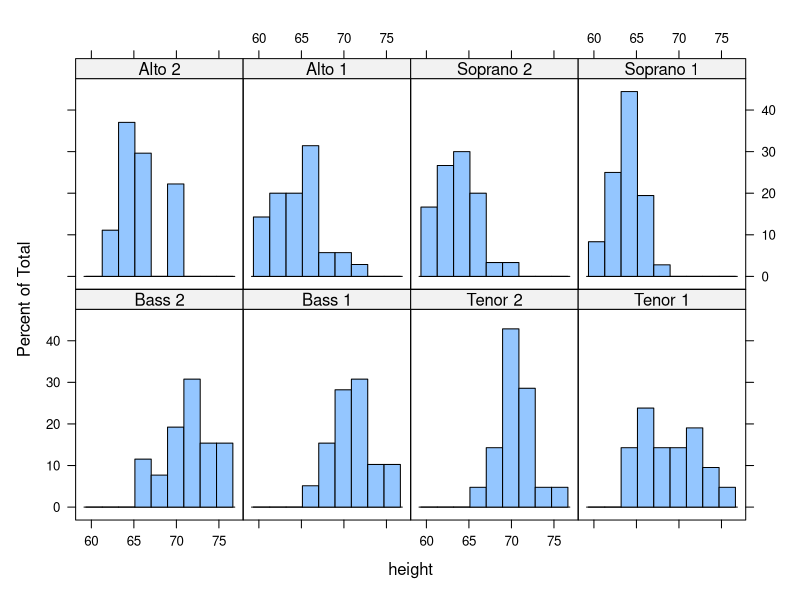
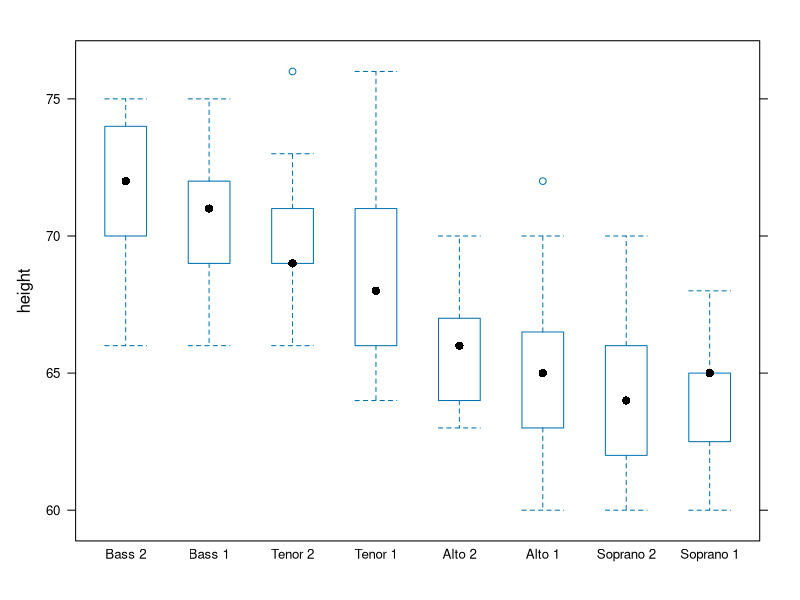
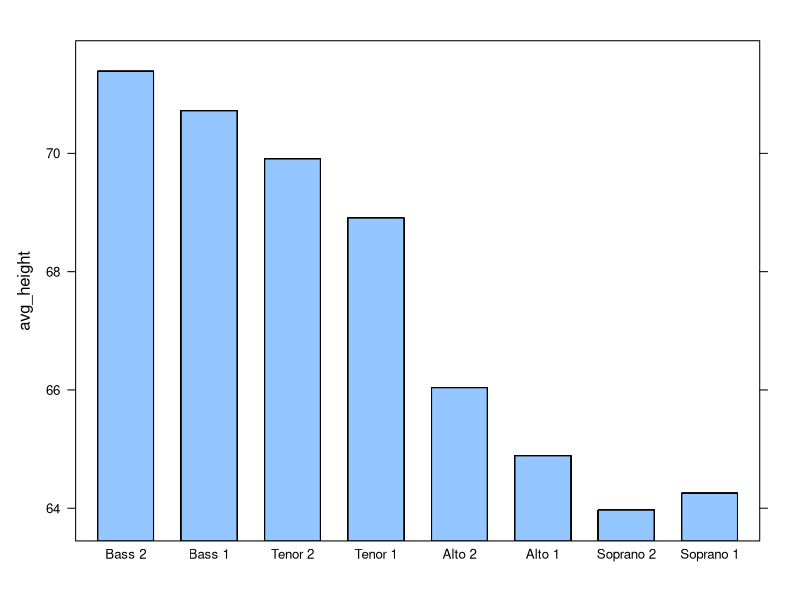
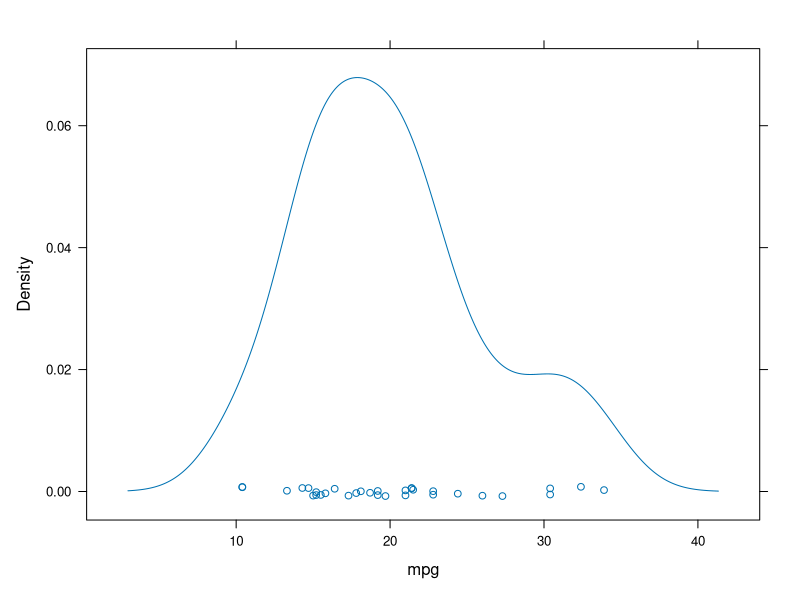
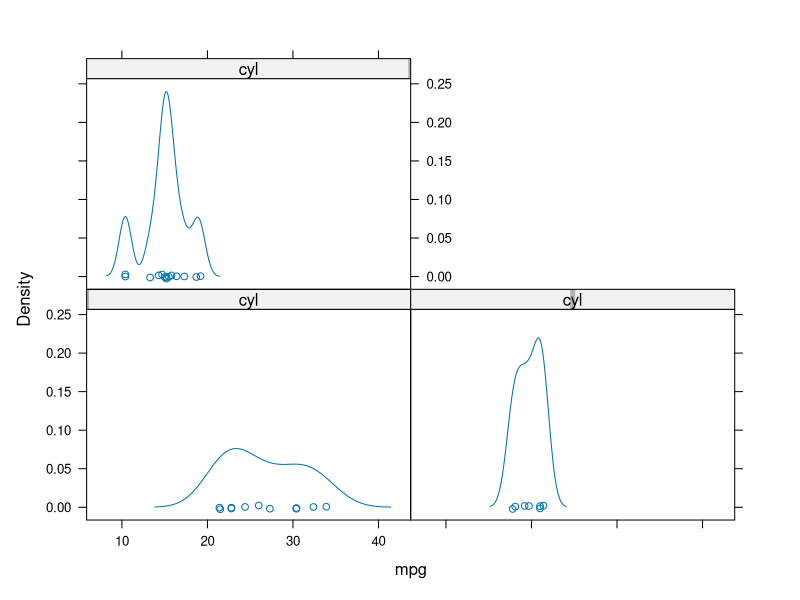
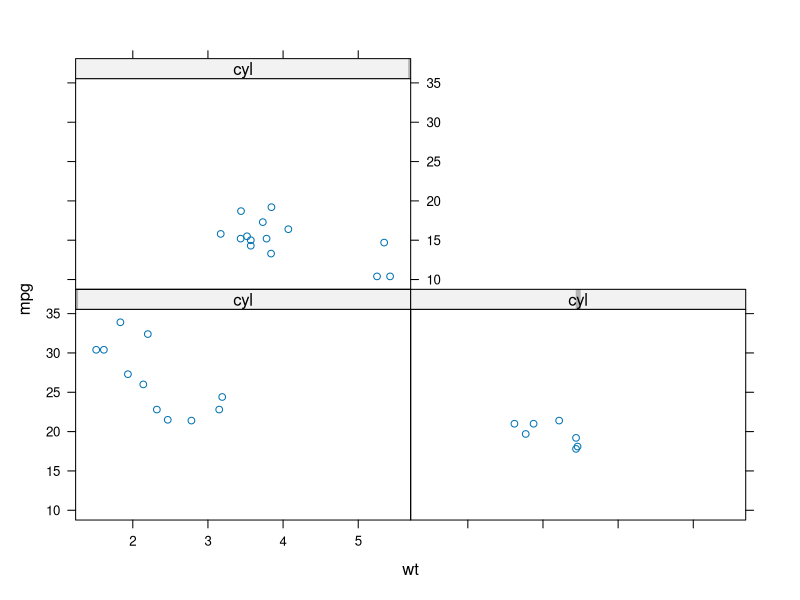

Here is the R script that generated these plots, in order:
##################################
### lattice brief introduction ###
##################################

#
# Useful in multivariate data
# 

library(lattice)

# Example 1: singer data
str(singer)
head(singer)

# 1. relationship between height and voice part
histogram(~ height | voice.part, data = singer)
bwplot(height ~ voice.part, data = singer)

# 2. mean height for each voice part
library(dplyr)
singerCopy = singer %>%
  group_by(voice.part) %>%
  mutate(avg_height = mean(height))

barchart(avg_height ~ voice.part, data = singerCopy)

# Example 2: mtcars
str(mtcars)

# 1. density of data
densityplot(~ mpg, data = mtcars)
densityplot(~ mpg | cyl, data = mtcars)

# 2. scatter plot
xyplot(mpg ~ wt | cyl, data = mtcars)
